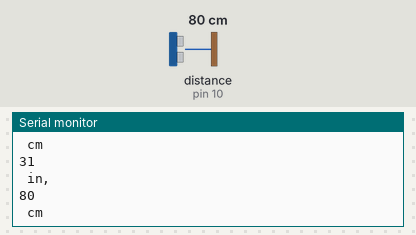
A sketch run on a simulated Arduino Uno, built with avr-gcc and run on an emulated ATmega328P. Shown: the last lines printed to the serial monitor. Wiring (inferred from the names in the program): ultrasonic range finder: trigger pin 11; echo pin 10. The test bench sets the inputs (shaded band); at power-on: distance to the obstacle (sensor on pin 10) 80 cm. The echo pulse lasts 58.3 µs per cm.

Above: at 1.8 s.
1.9 s: distance to the obstacle (sensor on pin 10) set to 2 cm
At 2.8 s:
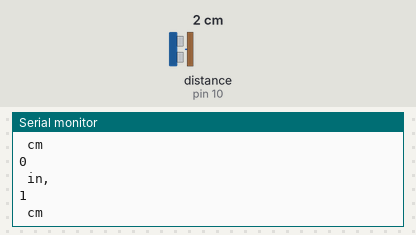
3.4 s: distance to the obstacle (sensor on pin 10) set to 4 cm
At 4.8 s:
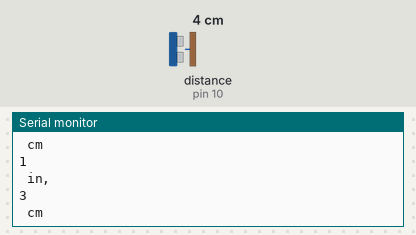
Timing chart, 0 to 6.4 s (numbered marks = the images above; inputs shaded):
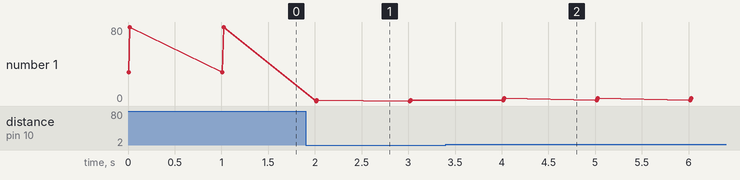

Measured:
- after the input at 1.9 s, the serial monitor: prints a new line after 0.11 s (image 1)
- after the input at 3.4 s, the serial monitor: prints a new line after 0.62 s (image 2)
- plotted number 1: 80 → 1 after the input at 1.9 s, 1 → 3 after the input at 3.4 s

The sketch:

Ultrasonic.ino
```cpp
int echoPin = 10;
int trigPin = 11;

void setup() {
  Serial.begin(9600);
  pinMode(echoPin, INPUT);
  pinMode(trigPin, OUTPUT); // Fix: trigPin should be OUTPUT
}

void loop() {
  long duration, inches, cm;

  // Send a 10-microsecond pulse to trigger the ultrasonic sensor

  digitalWrite(trigPin, LOW);
  delayMicroseconds(2);
  digitalWrite(trigPin, HIGH);
  delayMicroseconds(10);
  digitalWrite(trigPin, LOW);

  // Measure the time of the echo pulse
  duration = pulseIn(echoPin, HIGH);

  // Convert the time to distance
  inches = microsecondsToInches(duration);
  cm = microsecondsToCM(duration);

  // Display results in Serial Monitor
  Serial.println(inches);
  Serial.println(" in, ");
  Serial.println(cm);
  Serial.println(" cm");

  delay(1000); // Small delay before the next measurement
}

// Convert microseconds to inches
long microsecondsToInches(long microseconds) {
  return microseconds / 74 / 2; // Divide by 74 and then halve
}

// Convert microseconds to centimeters
long microsecondsToCM(long microseconds) {
  return microseconds / 29 / 2; // Divide by 29 and then halve
}
```
